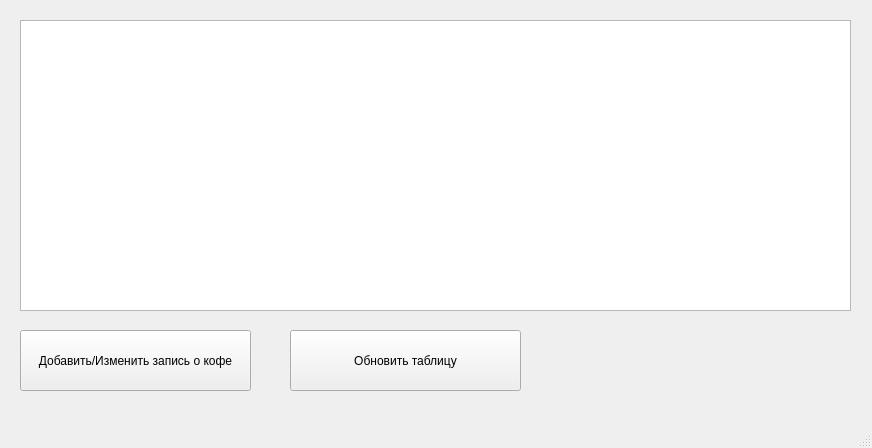
<?xml version="1.0" encoding="UTF-8"?>
<ui version="4.0">
 <class>MainWindow</class>
 <widget class="QMainWindow" name="MainWindow">
  <property name="geometry">
   <rect>
    <x>0</x>
    <y>0</y>
    <width>872</width>
    <height>448</height>
   </rect>
  </property>
  <property name="windowTitle">
   <string>MainWindow</string>
  </property>
  <widget class="QWidget" name="centralwidget">
   <widget class="QTableWidget" name="tableWidget">
    <property name="geometry">
     <rect>
      <x>20</x>
      <y>20</y>
      <width>831</width>
      <height>291</height>
     </rect>
    </property>
   </widget>
   <widget class="QPushButton" name="pushButton">
    <property name="geometry">
     <rect>
      <x>20</x>
      <y>330</y>
      <width>231</width>
      <height>61</height>
     </rect>
    </property>
    <property name="text">
     <string>Добавить/Изменить запись о кофе</string>
    </property>
   </widget>
   <widget class="QPushButton" name="pushButton_2">
    <property name="geometry">
     <rect>
      <x>290</x>
      <y>330</y>
      <width>231</width>
      <height>61</height>
     </rect>
    </property>
    <property name="text">
     <string>Обновить таблицу</string>
    </property>
   </widget>
  </widget>
  <widget class="QMenuBar" name="menubar">
   <property name="geometry">
    <rect>
     <x>0</x>
     <y>0</y>
     <width>872</width>
     <height>21</height>
    </rect>
   </property>
  </widget>
  <widget class="QStatusBar" name="statusbar"/>
 </widget>
 <resources/>
 <connections/>
</ui>
